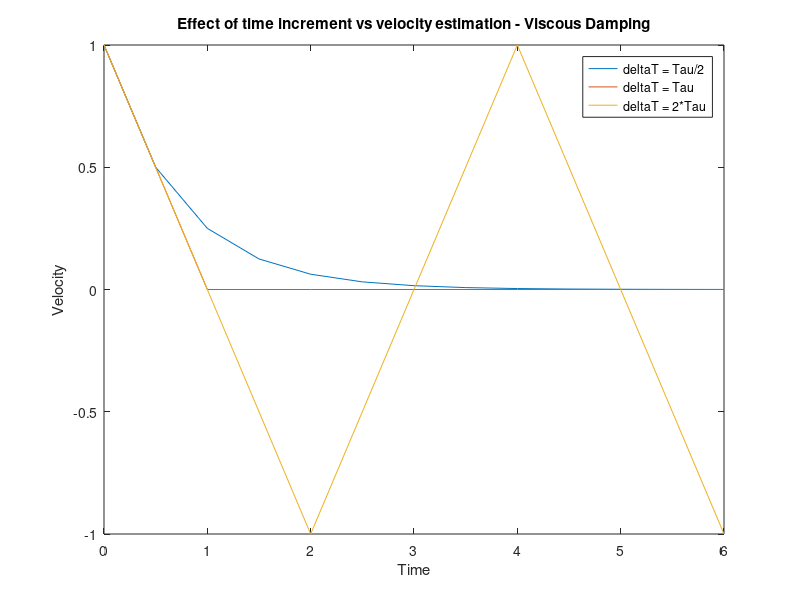
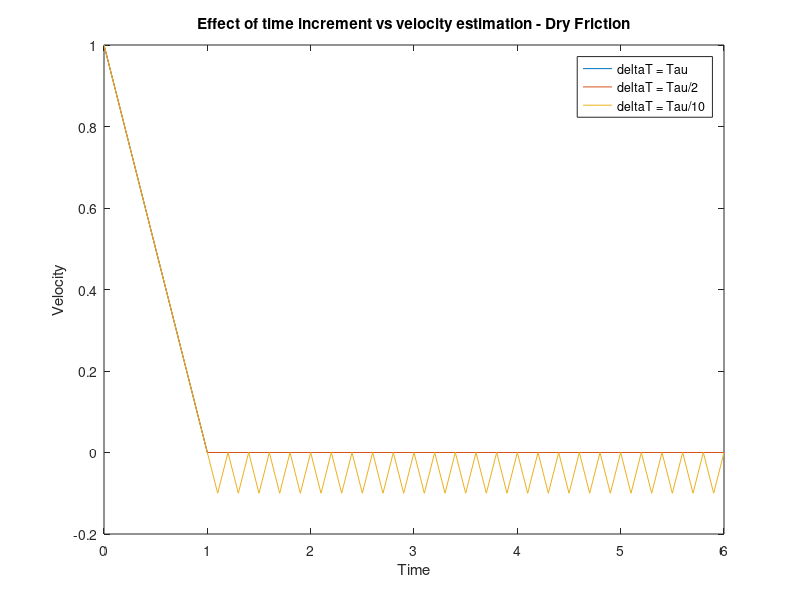

MATLAB code to generate these figures, in order:
v0 = 1;
m = 1;
b = 1;

tau = m/b;

dt = [tau/2,tau,2*tau];

figure('Name','LinearFirstOrder','NumberTitle','off');

for i = 1:length(dt)
    t = 0:dt(i):6*tau;
    v = zeros(length(t),1);
    v(1) = v0;
    for j = 1:length(v)-1
        v(j+1) = v(j)-dt(i)*tau*v(j);
    end;
    plot(t,v);
    hold on;
end
xlabel('Time');
ylabel('Velocity');
legend('deltaT = Tau/2','deltaT = Tau','deltaT = 2*Tau');

title('Effect of time increment vs velocity estimation - Viscous Damping');
commentA8P3a = 'The larger the time increment, the worse the estimation is, but it is less computationally intensive (less data points). As can be seen with DeltaT = Tau*2, the step size is so big that we overshoot the actual value and become unstable.';

hold off;
c = 1;


dt2 = [tau,tau/2,tau/10];

v0 =1;
figure('Name','NonLinearFirstOrder','NumberTitle','off');

for i = 1:length(dt2)
    t = 0:dt2(i):6*tau;
    v = zeros(length(t),1);
    v(1) = v0;
    for j = 1:length(v)-1
        if v(j) == 0
            sign = 0;
        else
            sign = v(j)/abs(v(j));
        end;
        v(j+1) = v(j)-dt2(i)*c*sign;
    end;
    plot(t,v);
    hold on;
end;
xlabel('Time');
ylabel('Velocity');
legend('deltaT = Tau','deltaT = Tau/2','deltaT = Tau/10');

title('Effect of time increment vs velocity estimation - Dry Friction');

commentA8P3b = 'In this case, if DeltaT gets too small, the estimated velocity seems to oscillate due to the nature of the sign function (unstable).';
